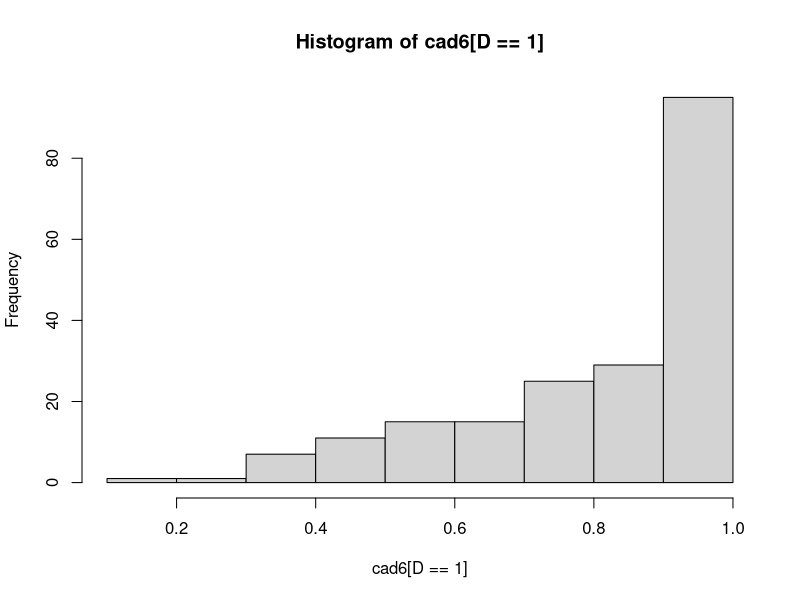
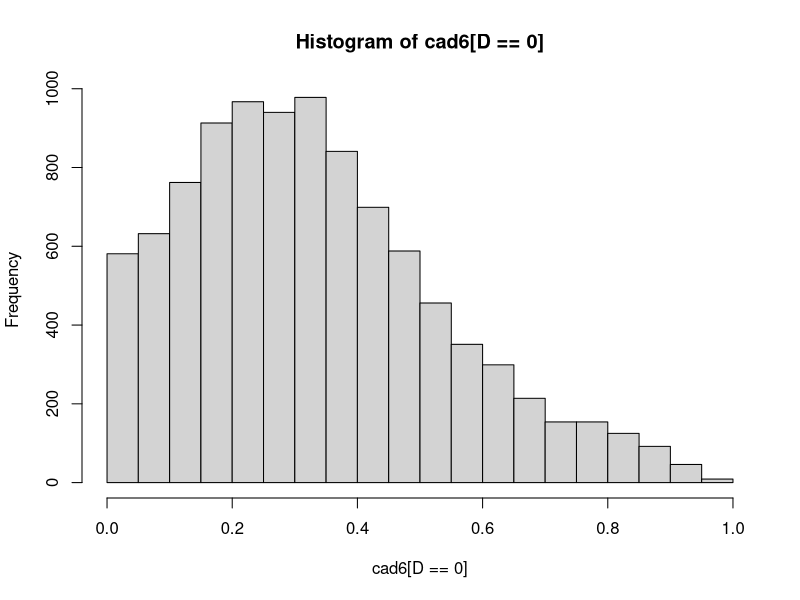
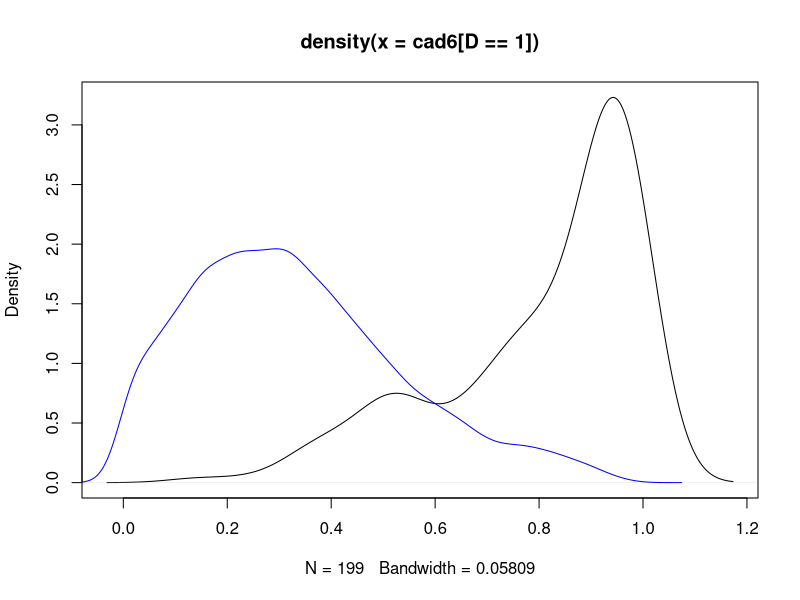
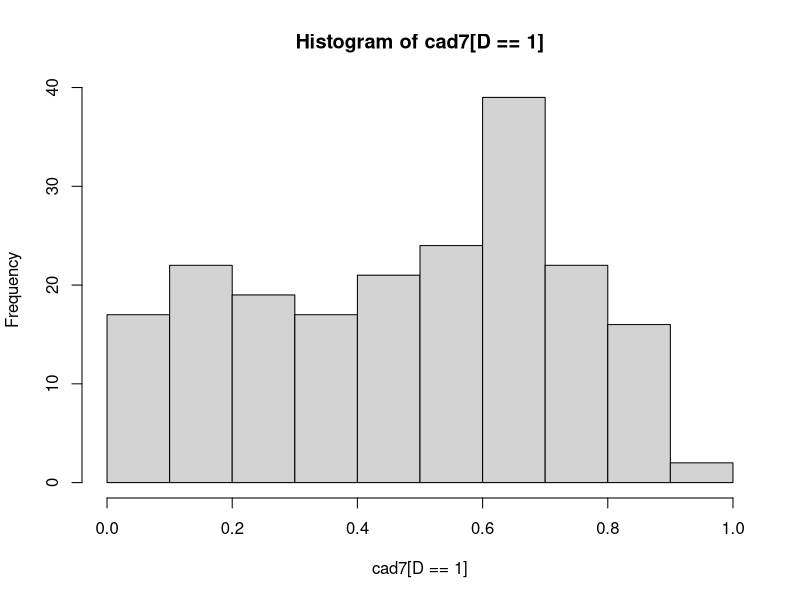
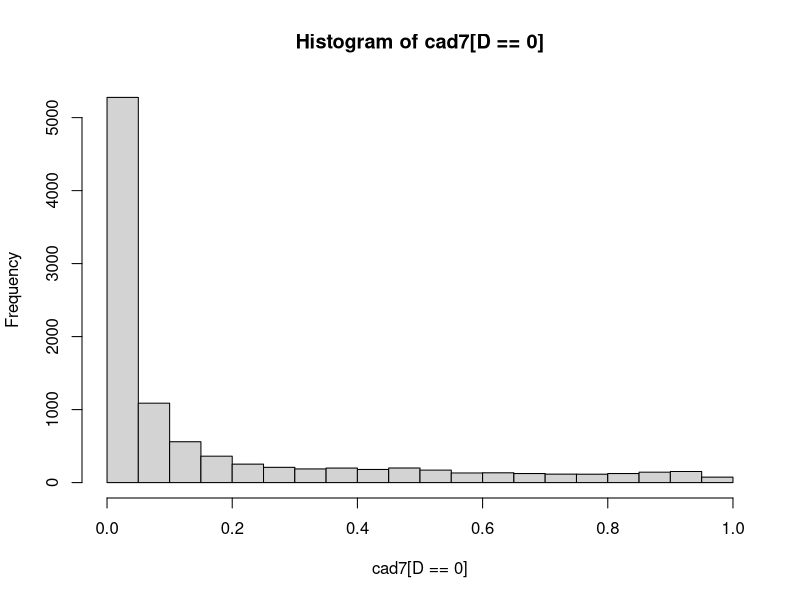
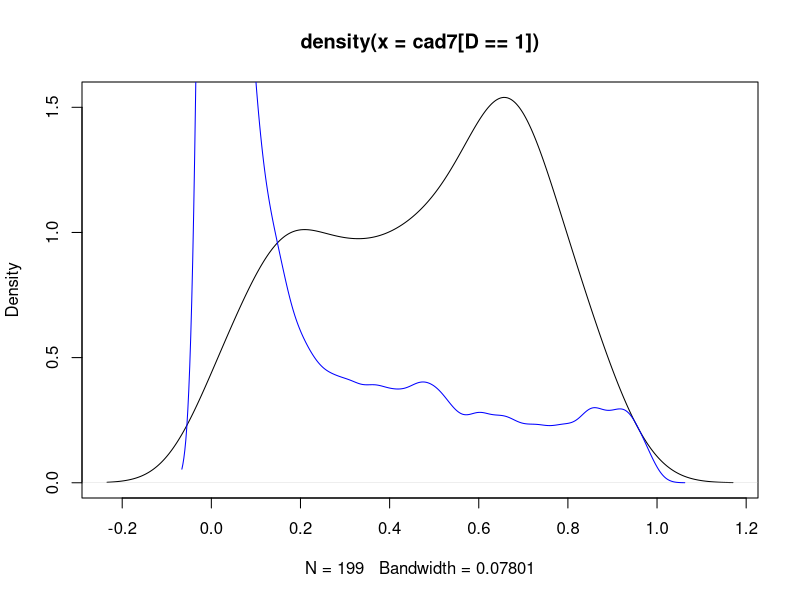
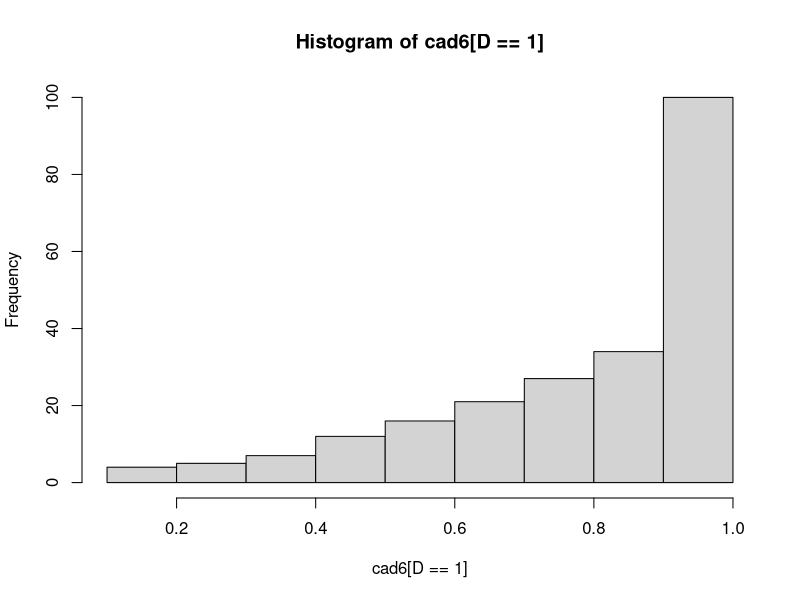
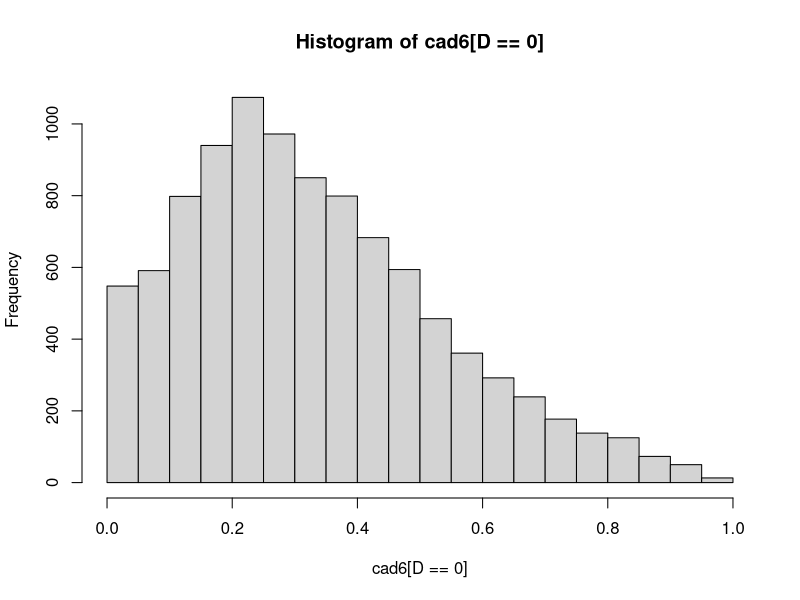

The R source for these figures, in order:

#
#Script to simulate data mimicking TB prevalence surveys
#
#
#=============================================================================

# Clear the memory
rm(list = ls())


N = 10000


M = 100

varnames = c('id','Y1','Y2',"Y25",'Y3','Y4','Y5','Y6','Y50','Y60','V','D','groups')
sim_dat_Final1 = array(dim = c(N,13,M), dimnames = list(NULL,
                                                        varnames,
                                                        NULL))



for (m in 1:M){
  
  set.seed(m)
  
  
  id = seq(1,N,1)
  
  
  
  
  D = rbinom(N,1,0.02)
  prop.table(table(D))
  
  
  a0 = -2.123
  b0 = -2.845
  
  LP0 = b0*D + a0*(1-D)
  Y0 = rbinom(N, 1, 1/( 1 + exp(- LP0 ) ) )
  table(Y0, D)
  prop.table(table(Y0, D),1)
  
  
  
  #Coefficients for Y0 in the following models for Y1-Y4
  #This causes asymptomatic with normal chest X-ray cases
  #to be generated among the TB cases
  c1 = -2
  c2 = -2
  c3 = -1.52
  c4 = -2.52
  
  
  
  
  #Generate Y1
  a1 = c(-1.823, c1)
  b1 = c(-1.323, c1)
  
  M0 = cbind(1,Y0)
  
  LP1 = (M0 %*% b1)*D + (M0 %*% a1)*(1-D)
  Y1 = rbinom(N, 1, 1/( 1 + exp(- LP1 ) ) )
  table(Y1, D)
  prop.table(table(Y1, D),2)
  
  
  
  
  M1 = cbind(1,Y0,Y1)
  
  a2 = c(-1.47, c2, 1.9)
  b2 = c(0.79, c2, 0)
  
  LP2 = (M1 %*% b2)* D + (M1 %*% a2)*(1-D)
  Y2 = rbinom(N, 1, 1/( 1 + exp(- LP2 ) ) )
  table(Y2, D)
  prop.table(table(Y2, D),2)
  
  
  
  
  
  
  
  
  
  # Simulate CAD4TB score
  kappa = 9.98
  gamma0 = -0.930
  gamma1 = 0.536
  v1 = 1/ ( 1 + exp(-(gamma1 + c3*Y0 + 1.8*Y2)))
  v0 = 1/ ( 1 + exp(-(gamma0 + c3*Y0 + 1.1*Y1 + 0.75*Y2)))
  gA1 = v1*kappa
  gB1 = (1-v1)*kappa
  gA0 = v0*kappa
  gB0 = (1-v0)*kappa
  
  gA = gA1*D + gA0*(1-D)
  gB = gB1*D + gB0*(1-D)
  
  cad6 = rbeta(N,shape1 = gA, shape2 = gB)
  
  
  hist(cad6[D==1])
  hist(cad6[D==0])
  
  plot(density(cad6[D==1]))
  lines(density(cad6[D==0]),col = 'blue')
  
  
  
  Y3 = (cad6>=.53)*1
  table(Y3)
  prop.table(table(Y3,D),2)
  cor(cbind(Y1[D==1], Y2[D==1], Y3[D==1]))
  cor(cbind(Y1[D==0],Y2[D==0], Y3[D==0]))
  
  
  
  
  
  
  # Simulate CAD4TB score
  kappa.2 = 9.98
  gamma0.2 = -3.330
  gamma1.2 = -1.936
  v1.2 = 1/ ( 1 + exp(-(gamma1.2 + c4*Y0 + 1.2*Y2 + 1.3*cad6)))
  v0.2 = 1/ ( 1 + exp(-(gamma0.2 + c4*Y0 + 1.32*Y1 + 2.65*Y2 + 1.25*cad6)))
  gA1.2 = v1.2*kappa.2
  gB1.2 = (1-v1.2)*kappa.2
  gA0.2 = v0.2*kappa.2
  gB0.2 = (1-v0.2)*kappa.2
  
  gA.2 = gA1.2*D + gA0.2*(1-D)
  gB.2 = gB1.2*D + gB0.2*(1-D)
  
  cad7 = rbeta(N,shape1 = gA.2, shape2 = gB.2)
  
  
  hist(cad7[D==1])
  hist(cad7[D==0])
  
  plot(density(cad7[D==1]))
  lines(density(cad7[D==0]),col = 'blue')
  
  
  
  Y4 = (cad7>=.15)*1
  table(Y4)
  prop.table(table(Y4,D),2)
  cor(cbind(Y1[D==1], Y2[D==1], Y3[D==1], Y4[D==1]))
  cor(cbind(Y1[D==0],Y2[D==0], Y3[D==0], Y4[D==0]))
  
  
  
  
  
  #Sample Y5 & Y6
  
  a5 = -5
  b5 = 0.56
  
  
  LP5 = b5*D + a5*(1-D)
  Y5 = rbinom(N, 1, 1/( 1 + exp(- LP5 ) ) )
  table(Y5, D)
  prop.table(table(Y5, D),2)
  
  
  
  a6 = -5
  b6 = c(0.275, 2.67)
  
  M2 = cbind(1, Y5)
  
  LP6 = (M2 %*% b6)*D + a6*(1-D)
  Y6 = rbinom(N, 1, 1/( 1 + exp(- LP6 ) ) )
  table(Y6, D)
  prop.table(table(Y6, D),2)
  
  
  cor(cbind(Y1[D==1], Y2[D==1], Y3[D==1], Y4[D==1], Y5[D==1], Y6[D==1]))
  cor(cbind(Y1[D==0],Y2[D==0], Y3[D==0], Y4[D==0], Y5[D==0], Y6[D==0]))
  
  
  
  
  Y25 = ( cad6>= .25 )*1
  E = ifelse( Y1 == 1 | Y25 == 1 | Y2 == 1, 1, 0 )
  
  
  
  
  #Flag unverified subjects though eligible
  # exclude.id = ifelse(id %in% sample(id[cad6>=.25 & cad6<.60], 2000),1,0)
  exclude.id = ifelse(id %in% sample(id[cad6>=.25 & cad6<.60], 300),1,0)
  failed.id = ifelse( id %in% sample(id[ E == 1 & exclude.id == 0], 1200), 1, 0)
  
  
  
  
  
  # V = ifelse( E %in% 0 | id %in% failed.id | id %in% exclude.id, 0, 1) 
  # | 
  # cad6>= .25 & !id %in% failed.id & !id %in% exclude.id)*1
  
  
  
  
  groups = ifelse(E %in% 1 & failed.id == 0 & exclude.id == 0, 1,  #Eligible & tested
                  ifelse(E %in% 1 & failed.id == 1 & exclude.id == 0, 2,  #Eligible but didn't test
                         ifelse(E %in% 1 & failed.id == 0 & exclude.id == 1, 3, 4))) #Eligible but were excluded using previous criterion
  
  V = ifelse( groups %in% 1, 1, 0) 
  
  prop.table(table(V))
  prop.table(table(V,D),1)
  
  table(groups)
  
  prop.table( table(groups, D),1)
  
  table(groups, Y1)
  prop.table(table(V,D),1)
  prop.table(table(D))
  table(groups, D)
  prop.table(table(groups, D),1)
  
  prop.table(table(groups))
  
  table(groups,V)
  
  table(groups, Y5)
  table(groups, V, E)
  
  
  
  Y5Y6 = ( Y5 | Y6)*1
  
  
  prop.table(table(Y5Y6))
  prop.table(table(D))
  
  
  
  table(Y1,Y2,Y3,Y4,Y5,Y6,V)
  
  
  
  
  Y50 = ifelse( V==0, 9, Y5 )
  Y60 = ifelse( V==0, 9, Y6 )
  
  
  
  sim_dat_Final1[,,m] = array(cbind(id,Y1,Y2,Y25,Y3,Y4,Y5,Y6,Y50,Y60,V,D,groups))
  
}







#Check the distribution of some variables

prop.table(table(sim_dat_Final1[,"D",1]))

prop.table(table(sim_dat_Final1[,c("Y1"),1],sim_dat_Final1[,c("D"),1]),2)
prop.table(table(Y2,D),2)
prop.table(table(Y4,D),2)
prop.table(table(Y5,D),2)
prop.table(table(Y6,D),2)[2,2]







#Overall prevalence estimate in each of the simulated dataset
M=100
prev = numeric(M)
for( m in 1:M){
  prev[m] = with( as.data.frame(sim_dat_Final1[,,m]), prop.table(table(D)))[2]
}
prev
mean(prev)







#Prevalence estimates in each of the three groups (eligible and verified, 
#eligible but unverified, ineligible and unverified)


prev2 = matrix(NA,nrow=M, ncol=3)
for( m in 1:M){
  sim_dat_Final1[,"groups",m] = ifelse( sim_dat_Final1[,"groups",m] == 3,2,
                                        sim_dat_Final1[,"groups",m])
  prev2[m,] = with( as.data.frame(sim_dat_Final1[,,m]), prop.table(table(D, groups),2))[2,]
}
prev2
apply(prev2,2,mean)




#Overall sensitivity
se.Y = array(dim = c(M,5))
for( m in 1:M){
  se.Y[m,1] = with( as.data.frame(sim_dat_Final1[,,m]), prop.table(table(Y1,D),2))[2,2]
  se.Y[m,2] = with( as.data.frame(sim_dat_Final1[,,m]), prop.table(table(Y2,D),2))[2,2]
  se.Y[m,3] = with( as.data.frame(sim_dat_Final1[,,m]), prop.table(table(Y4,D),2))[2,2]
  se.Y[m,4] = with( as.data.frame(sim_dat_Final1[,,m]), prop.table(table(Y5,D),2))[2,2]
  se.Y[m,5] = with( as.data.frame(sim_dat_Final1[,,m]), prop.table(table(Y6,D),2))[2,2]
}
head(se.Y)
apply(se.Y,2,mean)



#Overall specificity
sp.Y = array(dim = c(M,5))
for( m in 1:M){
  sp.Y[m,1] = with( as.data.frame(sim_dat_Final1[,,m]), prop.table(table(Y1,D),2))[1,1]
  sp.Y[m,2] = with( as.data.frame(sim_dat_Final1[,,m]), prop.table(table(Y2,D),2))[1,1]
  sp.Y[m,3] = with( as.data.frame(sim_dat_Final1[,,m]), prop.table(table(Y4,D),2))[1,1]
  sp.Y[m,4] = with( as.data.frame(sim_dat_Final1[,,m]), prop.table(table(Y5,D),2))[1,1]
  sp.Y[m,5] = with( as.data.frame(sim_dat_Final1[,,m]), prop.table(table(Y6,D),2))[1,1]
}
head(sp.Y)


apply(sp.Y,2,mean)







#Covariances and correlations: All groups

table(sim_dat_Final1[
  sim_dat_Final1[,"D",1] %in% c(0,1),c("Y6"),1])



cov(sim_dat_Final1[
  sim_dat_Final1[,"D",1] == 0,c("Y1","Y2","Y4","Y5","Y6"),1]) #[1,2]

M = 100
K=5

covar <- array(NA,dim = c(K,K,100))
corr <- array(NA,dim = c(K,K,100))

covar.D1 = covar
corr.D1 = corr

covar.D0 = covar
corr.D0 = corr


for(m in 1:M){
  for(i in 1:(K-1)){
    for(j in (i+1):K){
      covar.D1[j,i,m] <- cov(sim_dat_Final1[
        sim_dat_Final1[,"D",m] == 1,c("Y1","Y2","Y4","Y5","Y6"),m])[j,i]
      corr.D1[i,j,m] <- cor(sim_dat_Final1[
        sim_dat_Final1[,"D",m] == 1,c("Y1","Y2","Y4","Y5","Y6"),m])[i,j]
      
      covar.D0[j,i,m] <- cov(sim_dat_Final1[
        sim_dat_Final1[,"D",m] == 0,c("Y1","Y2","Y4","Y5","Y6"),m])[j,i]
      corr.D0[i,j,m] <- cor(sim_dat_Final1[
        sim_dat_Final1[,"D",m] == 0,c("Y1","Y2","Y4","Y5","Y6"),m])[i,j]
      
      
    }
  }
}
covar.D1
corr.D1
covar.D0
corr.D0

pool.covar.D1 = apply(covar.D1,c(1,2),mean)
round( pool.covar.D1, 3)

pool.covar.D0 = apply(covar.D0,c(1,2),mean)
round( pool.covar.D0, 3)


pool.corr.D1 = apply(corr.D1,c(1,2),mean)
round(pool.corr.D1, 3)

pool.corr.D0 = apply(corr.D0,c(1,2),mean)
round(pool.corr.D0,3)




m.D1 <- array(NA,dim = c(K,100))
m.D0 <- array(NA,dim = c(K,100))
var.D1 <- array(NA,dim = c(K,100))
var.D0 <- array(NA,dim = c(K,100))

vars = c("Y1","Y2","Y4","Y5","Y6")

for(m in 1:M){
  for(i in 1:K){
    m.D1[i,m] <- mean(sim_dat_Final1[
      sim_dat_Final1[,"D",m] == 1,vars[i],m])
    
    var.D1[i,m] = m.D1[i,m] * (1 - m.D1[i,m])
    
    m.D0[i,m] <- mean(sim_dat_Final1[
      sim_dat_Final1[,"D",m] == 0,vars[i],m])      
    
    var.D0[i,m] = m.D0[i,m] * (1 - m.D0[i,m])
    
  }
}

pool.var.D1 = apply(var.D1,c(1),mean)
round( pool.var.D1, 3)

pool.var.D0 = apply(var.D0,c(1),mean)
round( pool.var.D0, 3)







#Covariances and correlations: Restricted to verified cases only

M = 100
K=5

covar <- array(NA,dim = c(K,K,100))
corr <- array(NA,dim = c(K,K,100))

covar.D1 = covar
corr.D1 = corr

covar.D0 = covar
corr.D0 = corr



for(m in 1:M){
  for(i in 1:(K-1)){
    for(j in (i+1):K){
      covar.D1[j,i,m] <- cov(sim_dat_Final1[
        sim_dat_Final1[,"D",m] == 1 & 
          sim_dat_Final1[,"V",m] == 1,c("Y1","Y2","Y4","Y5","Y6"),m])[j,i]
      corr.D1[i,j,m] <- cor(sim_dat_Final1[
        sim_dat_Final1[,"D",m] == 1 & 
          sim_dat_Final1[,"V",m] == 1,c("Y1","Y2","Y4","Y5","Y6"),m])[i,j]
      
      covar.D0[j,i,m] <- cov(sim_dat_Final1[
        sim_dat_Final1[,"D",m] == 0 & 
          sim_dat_Final1[,"V",m] == 1,c("Y1","Y2","Y4","Y5","Y6"),m])[j,i]
      corr.D0[i,j,m] <- cor(sim_dat_Final1[
        sim_dat_Final1[,"D",m] == 0 & 
          sim_dat_Final1[,"V",m] == 1,c("Y1","Y2","Y4","Y5","Y6"),m])[i,j]
      
      
    }
  }
}
covar.D1
corr.D1
covar.D0
corr.D0

pool.covar.D1 = apply(covar.D1,c(1,2),mean)
round( pool.covar.D1, 3)

pool.covar.D0 = apply(covar.D0,c(1,2),mean)
round( pool.covar.D0, 3)


pool.corr.D1 = apply(corr.D1,c(1,2),mean)
round(pool.corr.D1, 3)

pool.corr.D0 = apply(corr.D0,c(1,2),mean)
round(pool.corr.D0,3)














#Calculate the average frequency distributions across the 100 simulated datasets
#This give the cross classification of the tests by verification status

# Create the design matrix to hold the output

K=6
g = 3
DH = matrix( NA, nrow = 144, ncol = K  )  #

DH[,1] <- rep(c(1, 0), 72)
DH[,2] <- rep(c(rep(1,2), rep(0,2)),36)
DH[,3] <- rep(c(rep(1,4), rep(0,4)),18)
DH[,4] <- rep(c(rep(1,8), rep(0,8)), 9)
DH[,5] <- rep( c( rep(1,16), rep(0,16), rep(9,16) ),3)
DH[,6] <- c(rep(1,48), rep(0,48), rep(9,48))

var.names = c('V', 'Y60', 'Y50', 'Y25', 'Y2', 'Y1')
var.names2 = paste0('freq',1:100)

freqs = matrix(NA,ncol = ncol(DH), nrow = nrow(DH))
freqs[,1:ncol(DH)] <- DH

colnames(DH) = var.names
colnames(freqs) = c(var.names)

M = 100
N=10000
ones = rep(1, N)
for(m in 1:M){
  freq1 = aggregate( ones ~ V + Y60 + Y50 + Y25 + Y2 + Y1, 
                     data = sim_dat_Final1[,,m], FUN = function(x){NROW(x)} )
  freqs = merge(as.data.frame(freqs), as.data.frame(freq1), 
                by = var.names, all = TRUE)
  new.cols = paste0("freqobs",1:m)
  colnames(freqs) <- c(var.names,new.cols)
  
}
head(freqs)



freqs$na.count = apply(freqs,1,function(x)sum(is.na(x)))
freqs.subset = freqs[ freqs$na.count<100,]
freqs.subset$n = 100 - freqs.subset$na.count
for(m in 1:100){
  freqs.subset[,m+6]= ifelse( is.na(freqs.subset[,m+6]),0,
                              freqs.subset[,m+6])
}

ind1 = which(names(freqs) %in% "freqobs1")
ind2 = which(names(freqs) %in% "freqobs100")

freqs.subset$freqobs.t = apply(freqs.subset[,c(ind1:ind2)],1,sum)
min(freqs.subset$n)
freqs.subset$freqobs = round(freqs.subset$freqobs.t/freqs.subset$n)

freq.dist = freqs.subset[,c(1:6,ind1:ind2)]
freq.dist
sum(freq.dist$freqobs)

freq.dist[,c(1:6,10)]

sum(freq.dist[,10])







